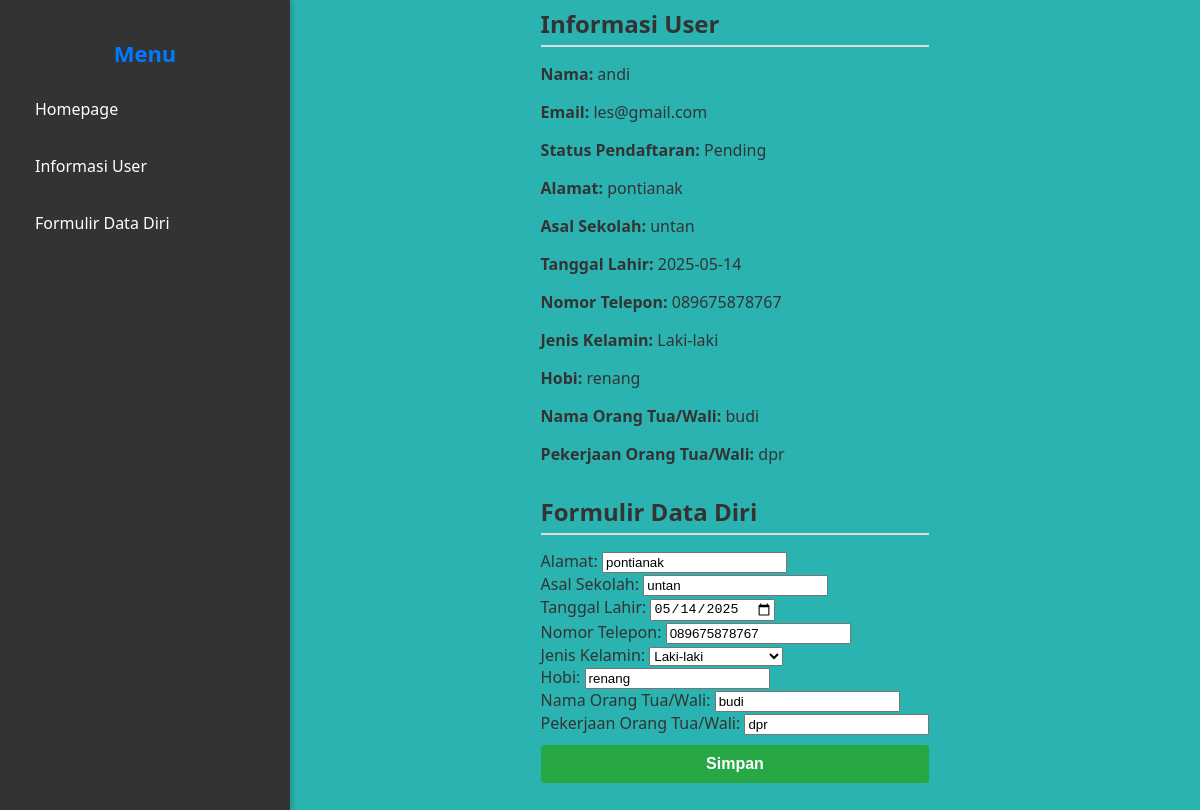
/dashboard_user/1, run on an earlier commit of the app's database.
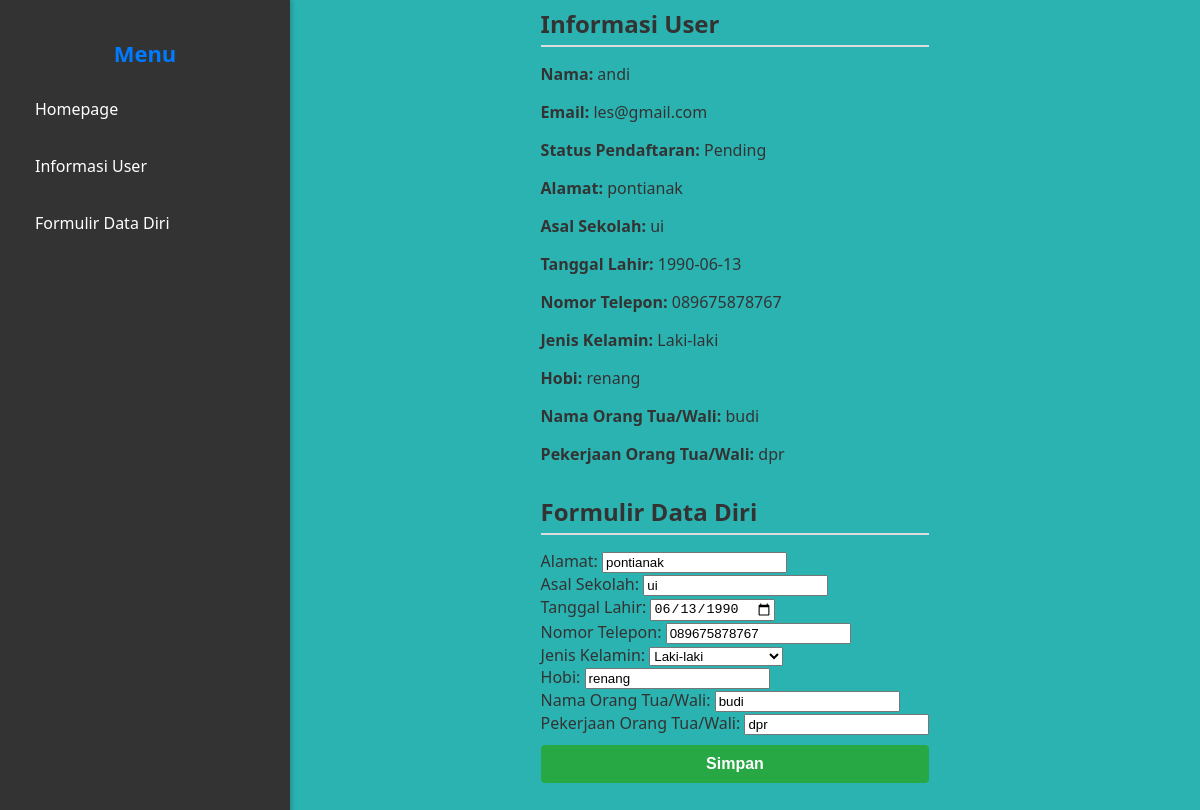
And on a later commit of the database.
### models.py (models this page shows)
class User(db.Model):
    id = db.Column(db.Integer, primary_key=True)
    name = db.Column(db.String(100), nullable=False)
    email = db.Column(db.String(100), unique=True, nullable=False)
    password = db.Column(db.String(100), nullable=False)
    status = db.Column(db.String(20), default='Pending')  # Pending, Approved, Rejected
    school = db.Column(db.String(100), nullable=True)  # Asal sekolah
    address = db.Column(db.String(200), nullable=True)  # Alamat
    birth_date = db.Column(db.Date, nullable=True)  # Tanggal lahir
    phone = db.Column(db.String(15), nullable=True)  # Nomor telepon
    gender = db.Column(db.String(20), nullable=True)  # Jenis kelamin
    hobby = db.Column(db.String(200), nullable=True)  # Hobi
    parent_name = db.Column(db.String(100), nullable=True)  # Nama orang tua/wali
    parent_job = db.Column(db.String(100), nullable=True)  # Pekerjaan orang tua/wali
    created_at = db.Column(db.DateTime, default=datetime.utcnow)  # Waktu pendaftaran

### app.py (the view, shortened to what this page needs)
@app.route('/dashboard_user/<int:user_id>', methods=['GET', 'POST'])
def dashboard_user(user_id):
    user = User.query.get(user_id)
    return render_template('dashboard_user.html', user=user)

### templates/dashboard_user.html (shortened to what this page needs)
<!DOCTYPE html>
<html>
<head>
    <link rel="stylesheet" type="text/css" href="{{ url_for('static', filename='css/styles.css') }}">
</head>
<body>
    <div class="sidebar">
        <h2>Menu</h2>
        <ul>
            <li><a href="{{ url_for('index') }}">Homepage</a></li>
            <li><a href="#user-info">Informasi User</a></li>
            <li><a href="#form-section">Formulir Data Diri</a></li>
        </ul>
    </div>
    <div class="content">
        {% block content %}
        <section id="user-info">
            <h1>Informasi User</h1>
            <p><strong>Nama:</strong> {{ user.name }}</p>
            <p><strong>Email:</strong> {{ user.email }}</p>
            <p><strong>Status Pendaftaran:</strong> {{ user.status }}</p>
            <p><strong>Alamat:</strong> {{ user.address or 'Belum diisi' }}</p>
            <p><strong>Asal Sekolah:</strong> {{ user.school or 'Belum diisi' }}</p>
            <p><strong>Tanggal Lahir:</strong> {{ user.birth_date or 'Belum diisi' }}</p>
            <p><strong>Nomor Telepon:</strong> {{ user.phone or 'Belum diisi' }}</p>
            <p><strong>Jenis Kelamin:</strong> {{ user.gender or 'Belum diisi' }}</p>
            <p><strong>Hobi:</strong> {{ user.hobby or 'Belum diisi' }}</p>
            <p><strong>Nama Orang Tua/Wali:</strong> {{ user.parent_name or 'Belum diisi' }}</p>
            <p><strong>Pekerjaan Orang Tua/Wali:</strong> {{ user.parent_job or 'Belum diisi' }}</p>
        </section>
        <section id="form-section">
            <h2>Formulir Data Diri</h2>
            <form method="POST">
                <label for="address">Alamat:</label>
                <input type="text" id="address" name="address" value="{{ user.address or '' }}" required><br>
                <label for="school">Asal Sekolah:</label>
                <input type="text" id="school" name="school" value="{{ user.school or '' }}" required><br>
                <label for="birth_date">Tanggal Lahir:</label>
                <input type="date" id="birth_date" name="birth_date" value="{{ user.birth_date or '' }}"><br>
                <label for="phone">Nomor Telepon:</label>
                <input type="tel" id="phone" name="phone" value="{{ user.phone or '' }}" placeholder="Contoh: 081234567890"><br>
                <label for="gender">Jenis Kelamin:</label>
                <select id="gender" name="gender" required>
                    <option value="Laki-laki" {% if user.gender == 'Laki-laki' %}selected{% endif %}>Laki-laki</option>
                </select><br>
                <label for="hobby">Hobi:</label>
                <input type="text" id="hobby" name="hobby" value="{{ user.hobby or '' }}" placeholder="Contoh: Membaca, Olahraga"><br>
                <label for="parent_name">Nama Orang Tua/Wali:</label>
                <input type="text" id="parent_name" name="parent_name" value="{{ user.parent_name or '' }}"><br>
                <label for="parent_job">Pekerjaan Orang Tua/Wali:</label>
                <input type="text" id="parent_job" name="parent_job" value="{{ user.parent_job or '' }}"><br>
                <button type="submit" class="btn btn-green">Simpan</button>
            </form>
        </section>
        {% endblock %}
    </div>
</body>
</html>

### static/css/styles.css (style rules this page uses)
body { margin: 0; padding: 0; font-family: 'Arial', sans-serif; background-color: #f9f9f9; color: #333; }
.btn { display: inline-block; margin-top: 20px; padding: 12px 25px; font-size: 16px; color: #fff; text-decoration: none; border-radius: 5px; transition: background-color 0.3s ease, transform 0.2s ease; }
.btn-green { background-color: #28a745; }
.sidebar { width: 250px; background-color: #333; color: #fff; padding: 20px; height: 100vh; position: fixed; top: 0; left: 0; box-shadow: 2px 0 5px rgba(0, 0, 0, 0.2); }
.sidebar h2 { text-align: center; font-size: 22px; margin-bottom: 20px; color: #007bff; }
.sidebar ul { list-style: none; padding: 0; }
.sidebar ul li { margin: 15px 0; }
.sidebar ul li a { text-decoration: none; color: #fff; display: block; padding: 10px 15px; border-radius: 5px; transition: background-color 0.3s ease, transform 0.2s ease; }
.content { margin-left: 270px; padding: 30px; }
section { margin-bottom: 30px; }
section h1, section h2 { border-bottom: 2px solid #ddd; padding-bottom: 5px; margin-bottom: 15px; }
body { font-family: 'Segoe UI', sans-serif; background-color: #2bb3b1; display: flex; justify-content: center; align-items: center; height: 100vh; gap: 40px; }
.btn { width: 100%; padding: 10px; margin-top: 10px; border: none; border-radius: 4px; color: white; font-weight: bold; cursor: pointer; }

What changed in the data, as far as the page shows it:
changed User "andi": school "untan" → "ui"; birth_date "2025-05-14" → "1990-06-13"; birth_date "05/14/2025" → "06/13/1990"
